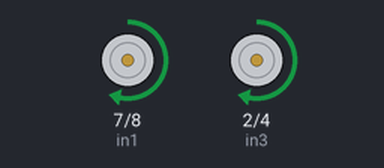
Bench run of a sketch on a simulated Arduino Uno, built with avr-gcc and run on an emulated ATmega328P. On the bench: motor-driver pin pairs drawn as motors (green arrow = first pin HIGH = forward, orange = second pin HIGH = backward, longer = more drive, scaled by the enable pin).

Above: at 1.0 s.
At 3.0 s:
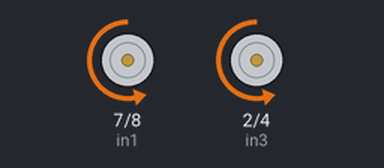
At 4.5 s:
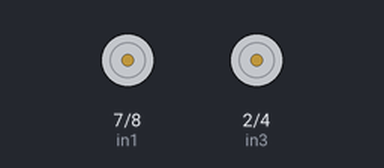
Timing chart, 0 to 6.5 s (numbered marks = the images above):
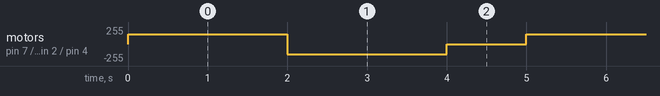

The sketch:

Servo_Motor.ino
```cpp
// Motor A pins
const int enA = 6;  // Enable pin for Motor A (PWM)
const int in1 = 7;   // Direction pin 1
const int in2 = 8;   // Direction pin 2

// Motor B pins
const int enB = 5;   // Enable pin for Motor B (PWM)
const int in3 = 2;   // Direction pin 3
const int in4 = 4;   // Direction pin 4

// Speed variable (0-255)
int motorSpeed = 150; // Adjust speed here

void setup() {
  // Set all pins as OUTPUT
  pinMode(enA, OUTPUT);
  pinMode(in1, OUTPUT);
  pinMode(in2, OUTPUT);
  pinMode(enB, OUTPUT);
  pinMode(in3, OUTPUT);
  pinMode(in4, OUTPUT);

  // Initialize motors OFF
  stopMotors();
}

void loop() {
  // Drive forward
  driveForward(motorSpeed);
  delay(2000); // Run forward for 2 seconds

  // Drive backward
  driveBackward(motorSpeed);
  delay(2000); // Run backward for 2 seconds

  // Stop motors
  stopMotors();
  delay(1000);
}

// Function to drive forward
void driveForward(int speed) {
  digitalWrite(in1, HIGH);
  digitalWrite(in2, LOW);
  digitalWrite(in3, HIGH);
  digitalWrite(in4, LOW);
  analogWrite(enA, speed);
  analogWrite(enB, speed);
}

// Function to drive backward
void driveBackward(int speed) {
  digitalWrite(in1, LOW);
  digitalWrite(in2, HIGH);
  digitalWrite(in3, LOW);
  digitalWrite(in4, HIGH);
  analogWrite(enA, speed);
  analogWrite(enB, speed);
}

// Function to stop motors
void stopMotors() {
  digitalWrite(in1, LOW);
  digitalWrite(in2, LOW);
  digitalWrite(in3, LOW);
  digitalWrite(in4, LOW);
  analogWrite(enA, 0);
  analogWrite(enB, 0);
}
```

Measured:
- by itself, motor on pin 7 (in1) / pin 8 (in2), motor on pin 2 (in3) / pin 4 (in4): repeats every 5.0 s: backward 150/255 2.0 s, stopped 1.0 s, forward 150/255 2.0 s
